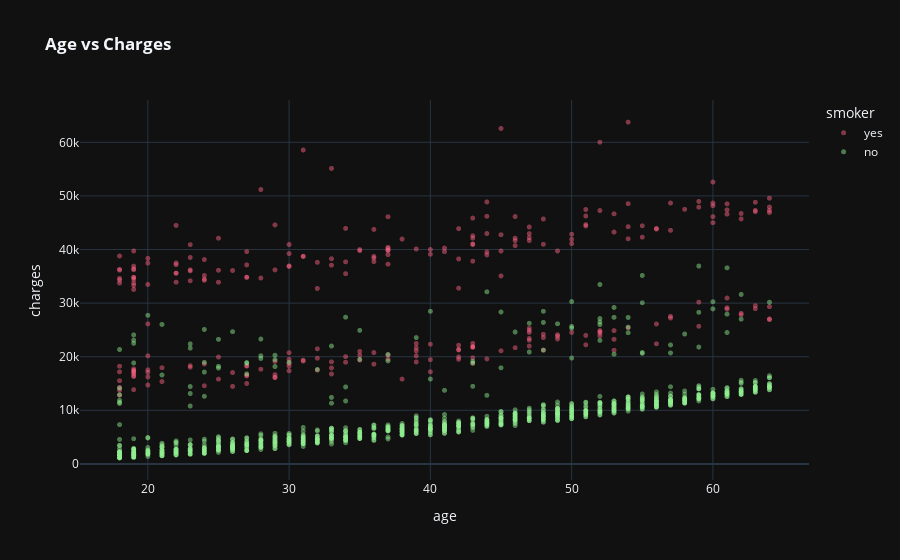

Source (notebook cell):
### Markdown cell above
<b>Charges vs Other Variables</b>

### Code cell
graph = px.scatter(med_df,
                   x='age',
                   y='charges',
                   color='smoker',
                   color_discrete_sequence=[pastel_red, pastel_green],
                   opacity=0.8,
                   hover_data=['sex'],
                   title='<b>Age vs Charges</b>',
                   template='plotly_dark')
graph.update_traces(marker_size=5)
graph.show()

### Figure 1 — Plotly figure (JSON) as saved in the notebook; plotly's stock layout.template omitted (floating-point values rounded to 4 significant figures; data arrays with more than 128 entries replaced by an {"elided": "..."} marker saying what was removed)
{"data": [{"customdata": {"elided": "274x1 str values"}, "hovertemplate": "smoker=yes<br>age=%{x}<br>charges=%{y}<br>sex=%{customdata[0]}<extra></extra>", "legendgroup": "yes", "marker": {"color": "rgba(255, 99, 132, 0.6)", "opacity": 0.8, "size": 5, "symbol": "circle"}, "mode": "markers", "name": "yes", "showlegend": true, "type": "scattergl", "x": {"elided": "274 int values"}, "xaxis": "x", "y": {"elided": "274 float values"}, "yaxis": "y"}, {"customdata": {"elided": "1064x1 str values"}, "hovertemplate": "smoker=no<br>age=%{x}<br>charges=%{y}<br>sex=%{customdata[0]}<extra></extra>", "legendgroup": "no", "marker": {"color": "rgba(144, 238, 144, 0.6)", "opacity": 0.8, "size": 5, "symbol": "circle"}, "mode": "markers", "name": "no", "showlegend": true, "type": "scattergl", "x": {"elided": "1064 int values"}, "xaxis": "x", "y": {"elided": "1064 float values"}, "yaxis": "y"}], "layout": {"legend": {"title": {"text": "smoker"}, "tracegroupgap": 0}, "title": {"text": "<b>Age vs Charges</b>"}, "xaxis": {"anchor": "y", "domain": [0, 1], "title": {"text": "age"}}, "yaxis": {"anchor": "x", "domain": [0, 1], "title": {"text": "charges"}}}}
